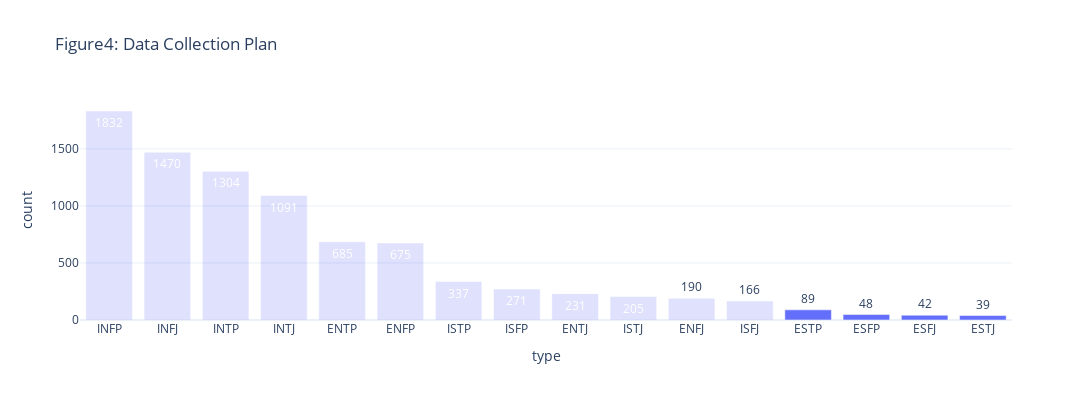

Write notebook code for a chart like this one.
### Markdown cell above
## Experiment 1

### Code cell
figs['실험셋업시각화_실험1실험계획'].layout['title']['text']='Figure4: Data Collection Plan'
figs['실험셋업시각화_실험1실험계획'].layout['width']=1200
figs['실험셋업시각화_실험1실험계획'].layout['height']=400
figs['실험셋업시각화_실험1실험계획']

### Figure 1 — Plotly figure (JSON) as saved in the notebook; plotly's stock layout.template omitted (floating-point values rounded to 4 significant figures)
{"data": [{"alignmentgroup": "True", "hovertemplate": "Count<100=False<br>type=%{x}<br>count=%{text}<extra></extra>", "legendgroup": "False", "marker": {"color": "#636efa", "opacity": 0.2, "pattern": {"shape": ""}}, "name": "False", "offsetgroup": "False", "orientation": "v", "showlegend": false, "text": [1832, 1470, 1304, 1091, 685, 675, 337, 271, 231, 205, 190, 166], "textposition": "auto", "type": "bar", "x": ["INFP", "INFJ", "INTP", "INTJ", "ENTP", "ENFP", "ISTP", "ISFP", "ENTJ", "ISTJ", "ENFJ", "ISFJ"], "xaxis": "x", "y": [1832, 1470, 1304, 1091, 685, 675, 337, 271, 231, 205, 190, 166], "yaxis": "y"}, {"alignmentgroup": "True", "hovertemplate": "Count<100=True<br>type=%{x}<br>count=%{text}<extra></extra>", "legendgroup": "True", "marker": {"color": "#636efa", "opacity": 1, "pattern": {"shape": ""}}, "name": "True", "offsetgroup": "True", "orientation": "v", "showlegend": false, "text": [89, 48, 42, 39], "textposition": "auto", "type": "bar", "x": ["ESTP", "ESFP", "ESFJ", "ESTJ"], "xaxis": "x", "y": [89, 48, 42, 39], "yaxis": "y"}], "layout": {"barmode": "relative", "height": 400, "legend": {"title": {"text": "Count<100"}, "tracegroupgap": 0}, "title": {"text": "Figure4: Data Collection Plan"}, "width": 1200, "xaxis": {"anchor": "y", "autorange": true, "domain": [0, 1], "range": [-0.5, 15.5], "title": {"text": "type"}, "type": "category"}, "yaxis": {"anchor": "x", "autorange": true, "domain": [0, 1], "range": [0, 1928.0], "title": {"text": "count"}, "type": "linear"}}}
